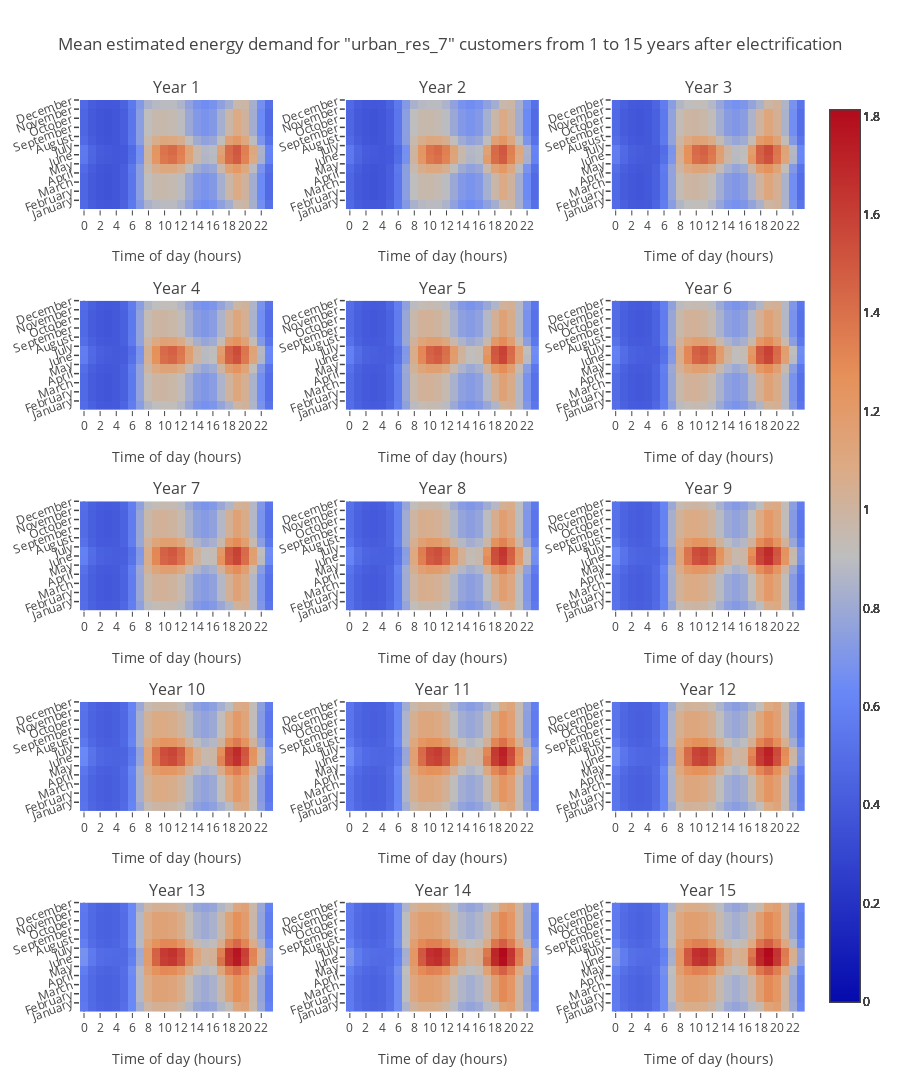

Notebook source saved alongside this figure:
### Code cell
exc.overviewClassHourly('urban_res_7', 'Sunday')

### Figure 1 — Plotly figure (JSON) as saved in the notebook; plotly's stock layout.template omitted (floating-point values rounded to 4 significant figures; data arrays with more than 128 entries replaced by an {"elided": "..."} marker saying what was removed)
{"data": [{"hoverinfo": "text", "text": {"elided": "12x24 str values"}, "type": "heatmap", "x": {"elided": "288 int values"}, "xaxis": "x1", "y": {"elided": "288 str values"}, "yaxis": "y1", "z": {"elided": "288 float values"}, "zmax": 1.813, "zmin": 0}, {"hoverinfo": "text", "text": {"elided": "12x24 str values"}, "type": "heatmap", "x": {"elided": "288 int values"}, "xaxis": "x2", "y": {"elided": "288 str values"}, "yaxis": "y2", "z": {"elided": "288 float values"}, "zmax": 1.813, "zmin": 0}, {"hoverinfo": "text", "text": {"elided": "12x24 str values"}, "type": "heatmap", "x": {"elided": "288 int values"}, "xaxis": "x3", "y": {"elided": "288 str values"}, "yaxis": "y3", "z": {"elided": "288 float values"}, "zmax": 1.813, "zmin": 0}, {"hoverinfo": "text", "text": {"elided": "12x24 str values"}, "type": "heatmap", "x": {"elided": "288 int values"}, "xaxis": "x4", "y": {"elided": "288 str values"}, "yaxis": "y4", "z": {"elided": "288 float values"}, "zmax": 1.813, "zmin": 0}, {"hoverinfo": "text", "text": {"elided": "12x24 str values"}, "type": "heatmap", "x": {"elided": "288 int values"}, "xaxis": "x5", "y": {"elided": "288 str values"}, "yaxis": "y5", "z": {"elided": "288 float values"}, "zmax": 1.813, "zmin": 0}, {"hoverinfo": "text", "text": {"elided": "12x24 str values"}, "type": "heatmap", "x": {"elided": "288 int values"}, "xaxis": "x6", "y": {"elided": "288 str values"}, "yaxis": "y6", "z": {"elided": "288 float values"}, "zmax": 1.813, "zmin": 0}, {"hoverinfo": "text", "text": {"elided": "12x24 str values"}, "type": "heatmap", "x": {"elided": "288 int values"}, "xaxis": "x7", "y": {"elided": "288 str values"}, "yaxis": "y7", "z": {"elided": "288 float values"}, "zmax": 1.813, "zmin": 0}, {"hoverinfo": "text", "text": {"elided": "12x24 str values"}, "type": "heatmap", "x": {"elided": "288 int values"}, "xaxis": "x8", "y": {"elided": "288 str values"}, "yaxis": "y8", "z": {"elided": "288 float values"}, "zmax": 1.813, "zmin": 0}, {"hoverinfo": "text", "text": {"elided": "12x24 str values"}, "type": "heatmap", "x": {"elided": "288 int values"}, "xaxis": "x9", "y": {"elided": "288 str values"}, "yaxis": "y9", "z": {"elided": "288 float values"}, "zmax": 1.813, "zmin": 0}, {"hoverinfo": "text", "text": {"elided": "12x24 str values"}, "type": "heatmap", "x": {"elided": "288 int values"}, "xaxis": "x10", "y": {"elided": "288 str values"}, "yaxis": "y10", "z": {"elided": "288 float values"}, "zmax": 1.813, "zmin": 0}, {"hoverinfo": "text", "text": {"elided": "12x24 str values"}, "type": "heatmap", "x": {"elided": "288 int values"}, "xaxis": "x11", "y": {"elided": "288 str values"}, "yaxis": "y11", "z": {"elided": "288 float values"}, "zmax": 1.813, "zmin": 0}, {"hoverinfo": "text", "text": {"elided": "12x24 str values"}, "type": "heatmap", "x": {"elided": "288 int values"}, "xaxis": "x12", "y": {"elided": "288 str values"}, "yaxis": "y12", "z": {"elided": "288 float values"}, "zmax": 1.813, "zmin": 0}, {"hoverinfo": "text", "text": {"elided": "12x24 str values"}, "type": "heatmap", "x": {"elided": "288 int values"}, "xaxis": "x13", "y": {"elided": "288 str values"}, "yaxis": "y13", "z": {"elided": "288 float values"}, "zmax": 1.813, "zmin": 0}, {"hoverinfo": "text", "text": {"elided": "12x24 str values"}, "type": "heatmap", "x": {"elided": "288 int values"}, "xaxis": "x14", "y": {"elided": "288 str values"}, "yaxis": "y14", "z": {"elided": "288 float values"}, "zmax": 1.813, "zmin": 0}, {"hoverinfo": "text", "text": {"elided": "12x24 str values"}, "type": "heatmap", "x": {"elided": "288 int values"}, "xaxis": "x15", "y": {"elided": "288 str values"}, "yaxis": "y15", "z": {"elided": "288 float values"}, "zmax": 1.813, "zmin": 0}], "layout": {"annotations": [{"font": {"size": 16}, "showarrow": false, "text": "Year 1", "x": 0.1333, "xanchor": "center", "xref": "paper", "y": 1, "yanchor": "bottom", "yref": "paper"}, {"font": {"size": 16}, "showarrow": false, "text": "Year 2", "x": 0.5, "xanchor": "center", "xref": "paper", "y": 1, "yanchor": "bottom", "yref": "paper"}, {"font": {"size": 16}, "showarrow": false, "text": "Year 3", "x": 0.8667, "xanchor": "center", "xref": "paper", "y": 1, "yanchor": "bottom", "yref": "paper"}, {"font": {"size": 16}, "showarrow": false, "text": "Year 4", "x": 0.1333, "xanchor": "center", "xref": "paper", "y": 0.78, "yanchor": "bottom", "yref": "paper"}, {"font": {"size": 16}, "showarrow": false, "text": "Year 5", "x": 0.5, "xanchor": "center", "xref": "paper", "y": 0.78, "yanchor": "bottom", "yref": "paper"}, {"font": {"size": 16}, "showarrow": false, "text": "Year 6", "x": 0.8667, "xanchor": "center", "xref": "paper", "y": 0.78, "yanchor": "bottom", "yref": "paper"}, {"font": {"size": 16}, "showarrow": false, "text": "Year 7", "x": 0.1333, "xanchor": "center", "xref": "paper", "y": 0.56, "yanchor": "bottom", "yref": "paper"}, {"font": {"size": 16}, "showarrow": false, "text": "Year 8", "x": 0.5, "xanchor": "center", "xref": "paper", "y": 0.56, "yanchor": "bottom", "yref": "paper"}, {"font": {"size": 16}, "showarrow": false, "text": "Year 9", "x": 0.8667, "xanchor": "center", "xref": "paper", "y": 0.56, "yanchor": "bottom", "yref": "paper"}, {"font": {"size": 16}, "showarrow": false, "text": "Year 10", "x": 0.1333, "xanchor": "center", "xref": "paper", "y": 0.34, "yanchor": "bottom", "yref": "paper"}, {"font": {"size": 16}, "showarrow": false, "text": "Year 11", "x": 0.5, "xanchor": "center", "xref": "paper", "y": 0.34, "yanchor": "bottom", "yref": "paper"}, {"font": {"size": 16}, "showarrow": false, "text": "Year 12", "x": 0.8667, "xanchor": "center", "xref": "paper", "y": 0.34, "yanchor": "bottom", "yref": "paper"}, {"font": {"size": 16}, "showarrow": false, "text": "Year 13", "x": 0.1333, "xanchor": "center", "xref": "paper", "y": 0.12, "yanchor": "bottom", "yref": "paper"}, {"font": {"size": 16}, "showarrow": false, "text": "Year 14", "x": 0.5, "xanchor": "center", "xref": "paper", "y": 0.12, "yanchor": "bottom", "yref": "paper"}, {"font": {"size": 16}, "showarrow": false, "text": "Year 15", "x": 0.8667, "xanchor": "center", "xref": "paper", "y": 0.12, "yanchor": "bottom", "yref": "paper"}], "height": 1500, "showlegend": false, "title": "Mean estimated energy demand for \"urban_res_7\" customers from 1 to 15 years after electrification", "xaxis1": {"anchor": "y1", "domain": [0, 0.2667], "tickvals": [0, 2, 4, 6, 8, 10, 12, 14, 16, 18, 20, 22], "title": "Time of day (hours)"}, "xaxis10": {"anchor": "y10", "domain": [0, 0.2667], "tickvals": [0, 2, 4, 6, 8, 10, 12, 14, 16, 18, 20, 22], "title": "Time of day (hours)"}, "xaxis11": {"anchor": "y11", "domain": [0.3667, 0.6333], "tickvals": [0, 2, 4, 6, 8, 10, 12, 14, 16, 18, 20, 22], "title": "Time of day (hours)"}, "xaxis12": {"anchor": "y12", "domain": [0.7333, 1], "tickvals": [0, 2, 4, 6, 8, 10, 12, 14, 16, 18, 20, 22], "title": "Time of day (hours)"}, "xaxis13": {"anchor": "y13", "domain": [0, 0.2667], "tickvals": [0, 2, 4, 6, 8, 10, 12, 14, 16, 18, 20, 22], "title": "Time of day (hours)"}, "xaxis14": {"anchor": "y14", "domain": [0.3667, 0.6333], "tickvals": [0, 2, 4, 6, 8, 10, 12, 14, 16, 18, 20, 22], "title": "Time of day (hours)"}, "xaxis15": {"anchor": "y15", "domain": [0.7333, 1], "tickvals": [0, 2, 4, 6, 8, 10, 12, 14, 16, 18, 20, 22], "title": "Time of day (hours)"}, "xaxis2": {"anchor": "y2", "domain": [0.3667, 0.6333], "tickvals": [0, 2, 4, 6, 8, 10, 12, 14, 16, 18, 20, 22], "title": "Time of day (hours)"}, "xaxis3": {"anchor": "y3", "domain": [0.7333, 1], "tickvals": [0, 2, 4, 6, 8, 10, 12, 14, 16, 18, 20, 22], "title": "Time of day (hours)"}, "xaxis4": {"anchor": "y4", "domain": [0, 0.2667], "tickvals": [0, 2, 4, 6, 8, 10, 12, 14, 16, 18, 20, 22], "title": "Time of day (hours)"}, "xaxis5": {"anchor": "y5", "domain": [0.3667, 0.6333], "tickvals": [0, 2, 4, 6, 8, 10, 12, 14, 16, 18, 20, 22], "title": "Time of day (hours)"}, "xaxis6": {"anchor": "y6", "domain": [0.7333, 1], "tickvals": [0, 2, 4, 6, 8, 10, 12, 14, 16, 18, 20, 22], "title": "Time of day (hours)"}, "xaxis7": {"anchor": "y7", "domain": [0, 0.2667], "tickvals": [0, 2, 4, 6, 8, 10, 12, 14, 16, 18, 20, 22], "title": "Time of day (hours)"}, "xaxis8": {"anchor": "y8", "domain": [0.3667, 0.6333], "tickvals": [0, 2, 4, 6, 8, 10, 12, 14, 16, 18, 20, 22], "title": "Time of day (hours)"}, "xaxis9": {"anchor": "y9", "domain": [0.7333, 1], "tickvals": [0, 2, 4, 6, 8, 10, 12, 14, 16, 18, 20, 22], "title": "Time of day (hours)"}, "yaxis1": {"anchor": "x1", "domain": [0.88, 1], "tickangle": -20, "ticktext": ["January", "February", "March", "April", "May", "June", "July", "August", "September", "October", "November", "December"], "tickvals": [0.5, 1.5, 2.5, 3.5, 4.5, 5.5, 6.5, 7.5, 8.5, 9.5, 10.5, 11.5], "tickwidth": 1.5, "type": "category"}, "yaxis10": {"anchor": "x10", "domain": [0.22, 0.34], "tickangle": -20, "ticktext": ["January", "February", "March", "April", "May", "June", "July", "August", "September", "October", "November", "December"], "tickvals": [0.5, 1.5, 2.5, 3.5, 4.5, 5.5, 6.5, 7.5, 8.5, 9.5, 10.5, 11.5], "tickwidth": 1.5, "type": "category"}, "yaxis11": {"anchor": "x11", "domain": [0.22, 0.34], "tickangle": -20, "ticktext": ["January", "February", "March", "April", "May", "June", "July", "August", "September", "October", "November", "December"], "tickvals": [0.5, 1.5, 2.5, 3.5, 4.5, 5.5, 6.5, 7.5, 8.5, 9.5, 10.5, 11.5], "tickwidth": 1.5, "type": "category"}, "yaxis12": {"anchor": "x12", "domain": [0.22, 0.34], "tickangle": -20, "ticktext": ["January", "February", "March", "April", "May", "June", "July", "August", "September", "October", "November", "December"], "tickvals": [0.5, 1.5, 2.5, 3.5, 4.5, 5.5, 6.5, 7.5, 8.5, 9.5, 10.5, 11.5], "tickwidth": 1.5, "type": "category"}, "yaxis13": {"anchor": "x13", "domain": [0, 0.12], "tickangle": -20, "ticktext": ["January", "February", "March", "April", "May", "June", "July", "August", "September", "October", "November", "December"], "tickvals": [0.5, 1.5, 2.5, 3.5, 4.5, 5.5, 6.5, 7.5, 8.5, 9.5, 10.5, 11.5], "tickwidth": 1.5, "type": "category"}, "yaxis14": {"anchor": "x14", "domain": [0, 0.12], "tickangle": -20, "ticktext": ["January", "February", "March", "April", "May", "June", "July", "August", "September", "October", "November", "December"], "tickvals": [0.5, 1.5, 2.5, 3.5, 4.5, 5.5, 6.5, 7.5, 8.5, 9.5, 10.5, 11.5], "tickwidth": 1.5, "type": "category"}, "yaxis15": {"anchor": "x15", "domain": [0, 0.12], "tickangle": -20, "ticktext": ["January", "February", "March", "April", "May", "June", "July", "August", "September", "October", "November", "December"], "tickvals": [0.5, 1.5, 2.5, 3.5, 4.5, 5.5, 6.5, 7.5, 8.5, 9.5, 10.5, 11.5], "tickwidth": 1.5, "type": "category"}, "yaxis2": {"anchor": "x2", "domain": [0.88, 1], "tickangle": -20, "ticktext": ["January", "February", "March", "April", "May", "June", "July", "August", "September", "October", "November", "December"], "tickvals": [0.5, 1.5, 2.5, 3.5, 4.5, 5.5, 6.5, 7.5, 8.5, 9.5, 10.5, 11.5], "tickwidth": 1.5, "type": "category"}, "yaxis3": {"anchor": "x3", "domain": [0.88, 1], "tickangle": -20, "ticktext": ["January", "February", "March", "April", "May", "June", "July", "August", "September", "October", "November", "December"], "tickvals": [0.5, 1.5, 2.5, 3.5, 4.5, 5.5, 6.5, 7.5, 8.5, 9.5, 10.5, 11.5], "tickwidth": 1.5, "type": "category"}, "yaxis4": {"anchor": "x4", "domain": [0.66, 0.78], "tickangle": -20, "ticktext": ["January", "February", "March", "April", "May", "June", "July", "August", "September", "October", "November", "December"], "tickvals": [0.5, 1.5, 2.5, 3.5, 4.5, 5.5, 6.5, 7.5, 8.5, 9.5, 10.5, 11.5], "tickwidth": 1.5, "type": "category"}, "yaxis5": {"anchor": "x5", "domain": [0.66, 0.78], "tickangle": -20, "ticktext": ["January", "February", "March", "April", "May", "June", "July", "August", "September", "October", "November", "December"], "tickvals": [0.5, 1.5, 2.5, 3.5, 4.5, 5.5, 6.5, 7.5, 8.5, 9.5, 10.5, 11.5], "tickwidth": 1.5, "type": "category"}, "yaxis6": {"anchor": "x6", "domain": [0.66, 0.78], "tickangle": -20, "ticktext": ["January", "February", "March", "April", "May", "June", "July", "August", "September", "October", "November", "December"], "tickvals": [0.5, 1.5, 2.5, 3.5, 4.5, 5.5, 6.5, 7.5, 8.5, 9.5, 10.5, 11.5], "tickwidth": 1.5, "type": "category"}, "yaxis7": {"anchor": "x7", "domain": [0.44, 0.56], "tickangle": -20, "ticktext": ["January", "February", "March", "April", "May", "June", "July", "August", "September", "October", "November", "December"], "tickvals": [0.5, 1.5, 2.5, 3.5, 4.5, 5.5, 6.5, 7.5, 8.5, 9.5, 10.5, 11.5], "tickwidth": 1.5, "type": "category"}, "yaxis8": {"anchor": "x8", "domain": [0.44, 0.56], "tickangle": -20, "ticktext": ["January", "February", "March", "April", "May", "June", "July", "August", "September", "October", "November", "December"], "tickvals": [0.5, 1.5, 2.5, 3.5, 4.5, 5.5, 6.5, 7.5, 8.5, 9.5, 10.5, 11.5], "tickwidth": 1.5, "type": "category"}, "yaxis9": {"anchor": "x9", "domain": [0.44, 0.56], "tickangle": -20, "ticktext": ["January", "February", "March", "April", "May", "June", "July", "August", "September", "October", "November", "December"], "tickvals": [0.5, 1.5, 2.5, 3.5, 4.5, 5.5, 6.5, 7.5, 8.5, 9.5, 10.5, 11.5], "tickwidth": 1.5, "type": "category"}}}
